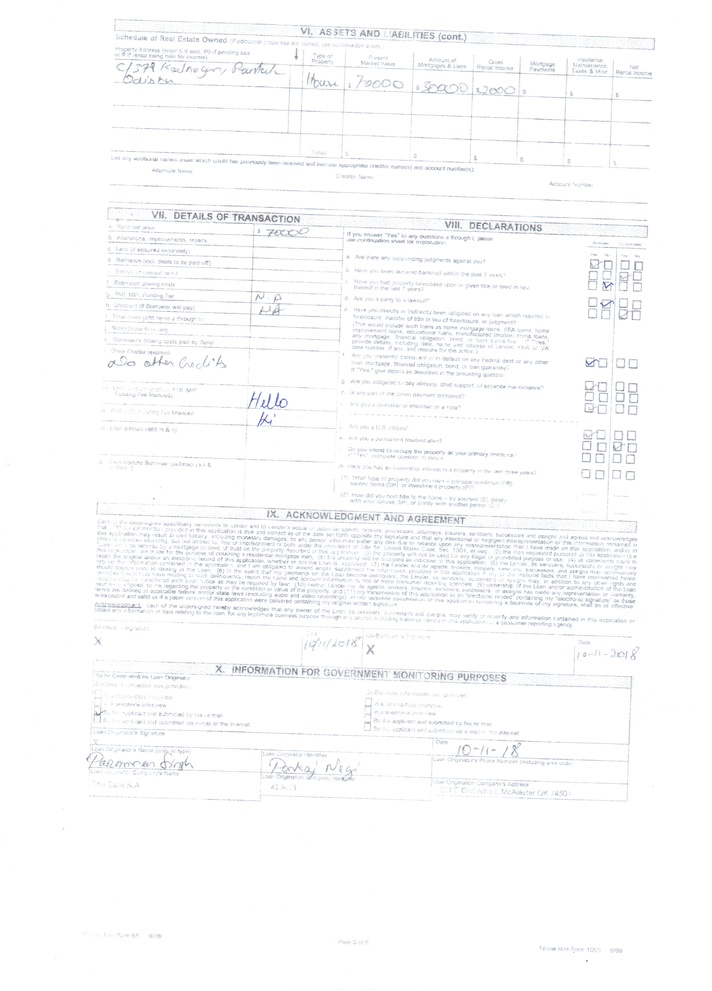
#> input picture Pyimages/Module1/Begineer/Page3.jpeg, 712 x 991 px, shrunk from 2481 x 3456 before the run
$ python EdgeDetectionExample1.py --image ../Page3.jpeg
#> lines starting #> are read from the running program, lines starting #| are printed output that depends on the picture; after the words box and inside, x2 and y2 are one past the last pixel; in counts of white or black regions, pixels touching at a corner belong together
import argparse
import cv2

ap=argparse.ArgumentParser()
ap.add_argument("-i","--image",required=True,help="path to the image")
args=vars(ap.parse_args())

image=cv2.imread(args["image"])
#> image is the input picture: shape (991, 712, 3); mean B, G, R 251.4, 250.9, 250.5
gray=cv2.cvtColor(image,cv2.COLOR_BGR2GRAY)
blurred=cv2.GaussianBlur(gray,(5,5),0)

cv2.imshow("Original",image)
cv2.imshow("Blurred",blurred)
# Applying the canny Edge Detection

#having the wide range of thresold values
wide=cv2.Canny(blurred,10,200)
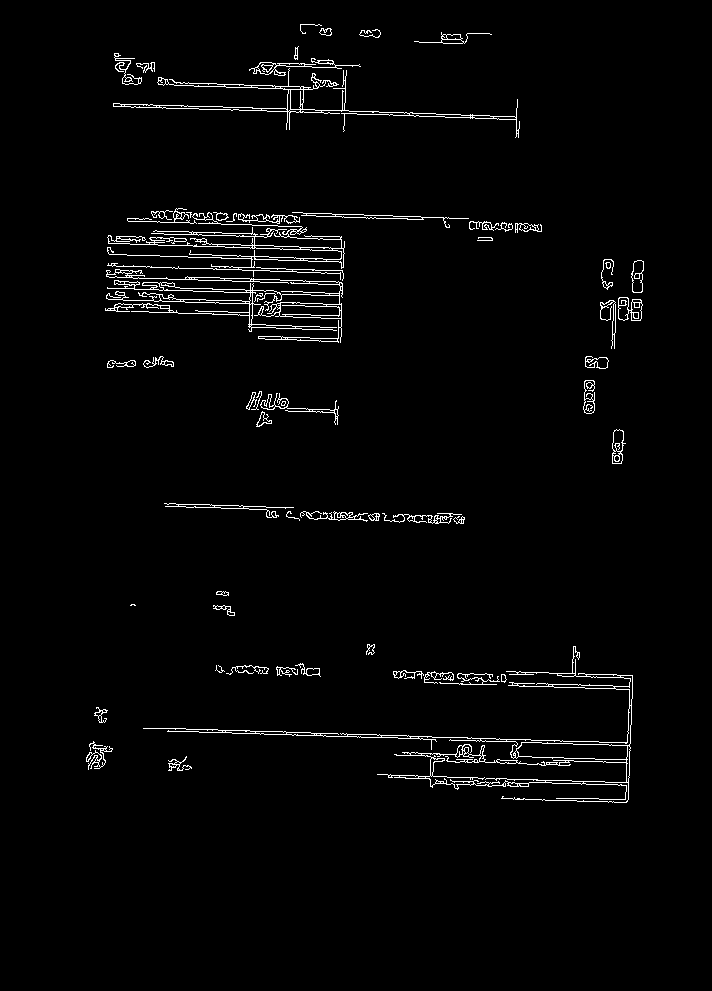
#> wide: shape (991, 712); 2.2% white in thin lines or dots, all inside (x1, y1, x2, y2) = (86, 24, 644, 803)
#having mid range thresold values
mid=cv2.Canny(blurred,40,150)
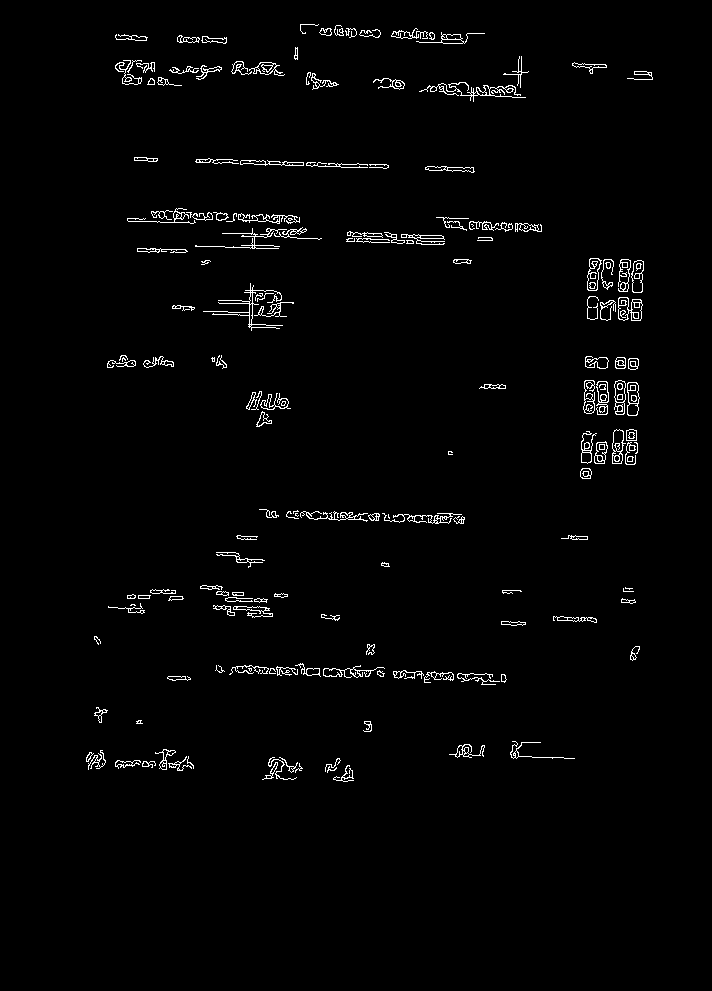
#> mid: shape (991, 712); 1.8% white in thin lines or dots, all inside (x1, y1, x2, y2) = (86, 24, 653, 782)
# Having the Narrow or tight Range values
tight=cv2.Canny(blurred,240,250)
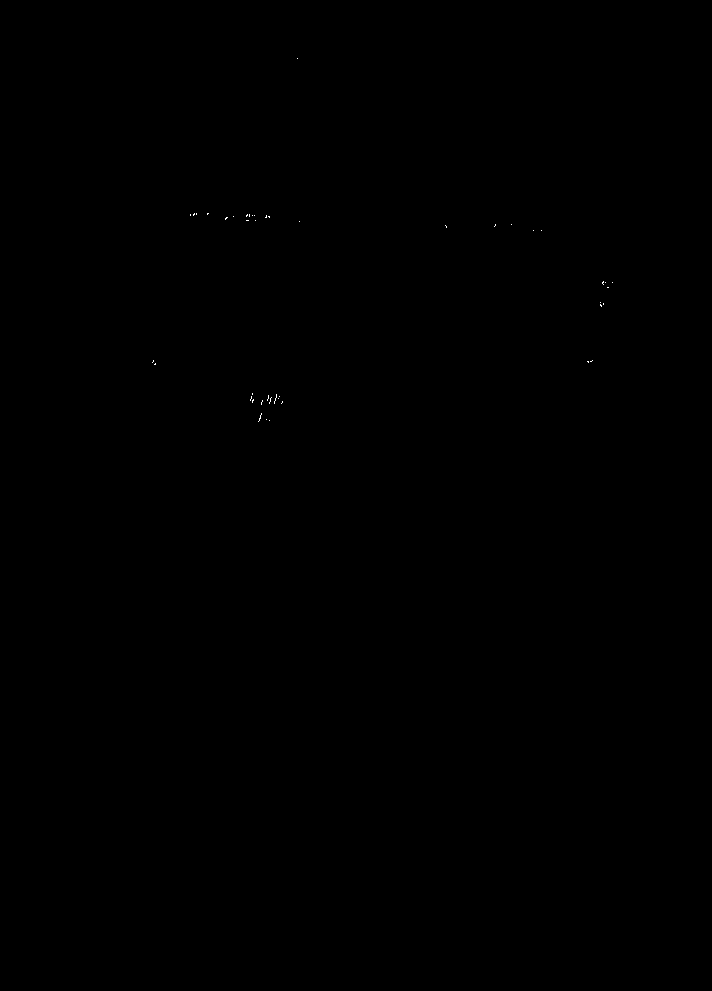
#> tight: shape (991, 712); 0.02% white in thin lines or dots, all inside (x1, y1, x2, y2) = (152, 58, 613, 422)

cv2.imshow("Wide",wide)
cv2.waitKey(0)
cv2.imshow("Mid",mid)
cv2.waitKey(0)
cv2.imshow("Tight",tight)
cv2.waitKey(0)
